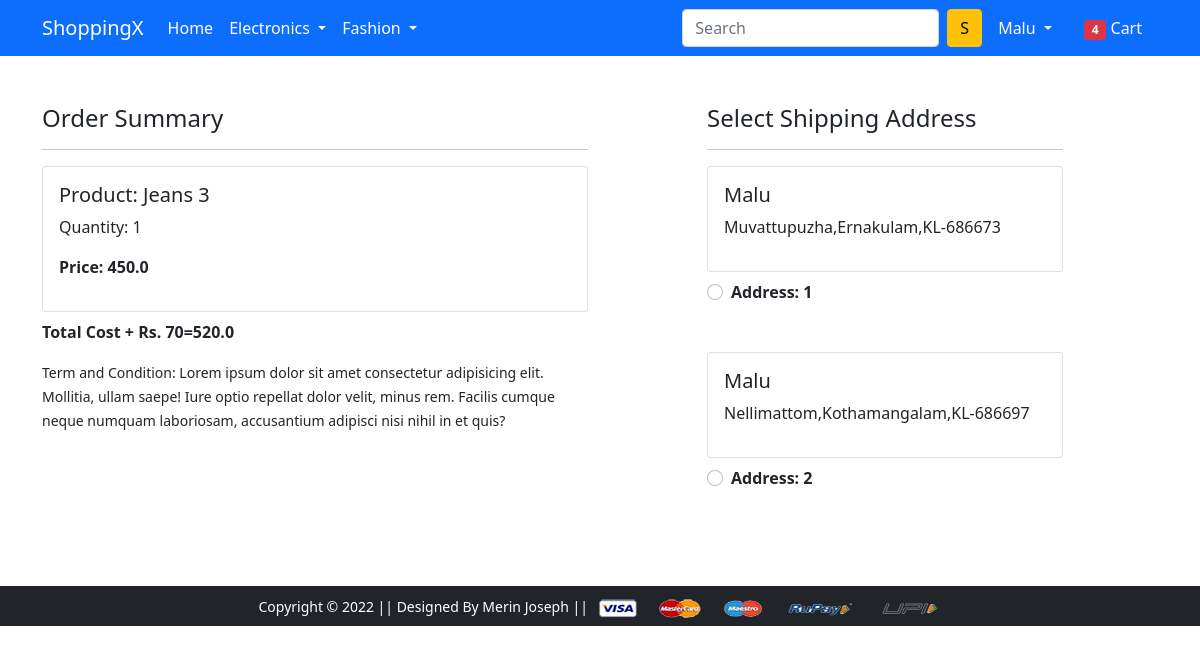
The page /checkout/ (signed in) on the database its author committed.
### app/models.py (models this page shows, shortened)
class Cart(models.Model):
    user = models.ForeignKey(User, on_delete=models.CASCADE)
    product = models.ForeignKey(Product, on_delete=models.CASCADE)
    quantity = models.PositiveIntegerField(default=1)
    @property
    def total_cost(self):
        return self.quantity*self.product.discounted_price

class Product(models.Model):
    title = models.CharField(max_length=100)
    selling_price = models.FloatField()
    discounted_price = models.FloatField()
    description = models.TextField()
    brand = models.CharField(max_length=100)
    category = models.CharField(choices=CATEGORY_CHOICES, max_length=2)
    product_image = models.ImageField(upload_to='productimg')

class Customer(models.Model):
    user = models.ForeignKey(User, on_delete=models.CASCADE)
    name = models.CharField(max_length=255)
    locality = models.CharField(max_length=255)
    city = models.CharField(max_length=255)
    zipcode = models.IntegerField(max_length=10)
    state = models.CharField(choices=STATE_CHOICES, max_length=255)

### app/views.py (the view)
# urls.py: path('checkout/', checkout, name='checkout'),
@login_required
def checkout(request):
    user=request.user
    add=Customer.objects.filter(user=user)
    cart_items=Cart.objects.filter(user=user)
    amount=0.0
    shipping_amount = 70.0
    totalamount=0.0
    cart_product = [p for p in Cart.objects.all() if p.user == request.user]
    if cart_product:
        for p in cart_product:
            tempamount = (p.quantity * p.product.discounted_price)
            amount += tempamount
        totalamount=amount+shipping_amount
    return render(request, 'app/checkout.html',{'add':add,'totalamount':totalamount,'cart_items':cart_items})

### app/templates/app/checkout.html (shortened to what this page needs)
{% extends 'app/base.html' %}
{% load static %}
{% block main-content %}
<div class="container">
 <div class="row mt-5">
  <div class="col-sm-6">
    <h4>Order Summary</h4>
    <hr>
    {% for item in cart_items %}
      <div class="card mb-2">
        <div class="card-body">
          <h5>Product: {{item.product.title}}</h5>
          <p>Quantity: {{item.quantity}}</p>
          <p class="fw-bold">Price: {{item.total_cost}}</p>
        </div>
      </div>
    {% endfor %}
    <p class="fw-bold">Total Cost + Rs. 70={{totalamount}}</p>
    <small>Term and Condition: Lorem ipsum dolor sit amet consectetur adipisicing elit. Mollitia, ullam saepe! Iure optio repellat dolor velit, minus rem. Facilis cumque neque numquam laboriosam, accusantium adipisci nisi nihil in et quis?</small>
  </div>
  <div class="col-sm-4 offset-sm-1">
    <h4>Select Shipping Address</h4>
    <hr>
    <form action="/paymentdone">
      {% for ad in add %}
      <div class="card">
        <div class="card-body">
        <h5>{{ad.name}}</h5>
        <p>{{ad.locality}},{{ad.city}},{{ad.state}}-{{ad.zipcode}}</p>
        </div>
      </div>
        <div class="form-check mt-2 mb-5">
          <input class="form-check-input" type="radio" value="{{ad.id}}" name="custid" id="custadd{{forloop.counter}}">
          <label class="form-check-label fw-bold" for="">
            Address: {{forloop.counter}} </label>
        </div>
      {% endfor %}
      </form>
    </div>
  </div>
</div>
{% endblock main-content %}

### app/templates/app/base.html (shortened to what this page needs)
<!doctype html>
{% load static %}
<html lang="en">
<head>
    <link href="https://cdn.jsdelivr.net/npm/bootstrap@5.0.0-beta1/dist/css/bootstrap.min.css" rel="stylesheet"
>
    <link rel="stylesheet" href="{% static 'app/css/owl.carousel.min.css' %}">
    <link rel="stylesheet" href="{% static 'app/css/all.min.css' %}">
    <link rel="stylesheet" href="{% static 'app/css/style.css' %}">
</head>
<body>
<nav class="navbar navbar-expand-lg navbar-dark bg-primary">
    <div class="container">
        <a class="navbar-brand" href="/">ShoppingX</a>
        <div class="collapse navbar-collapse" id="navbarSupportedContent">
            <ul class="navbar-nav me-auto mb-2 mb-lg-0">
                <li class="nav-item">
                    <a class="nav-link active" aria-current="page" href="/">Home</a>
                </li>
                <li class="nav-item dropdown">
                    <a class="nav-link dropdown-toggle text-white" href="#" id="electronicsDropdown" role="button"
                       data-bs-toggle="dropdown" aria-expanded="false">
                        Electronics
                    </a>
                </li>
                <li class="nav-item dropdown">
                    <a class="nav-link dropdown-toggle text-white" href="#" id="fashionDropdown" role="button"
                       data-bs-toggle="dropdown" aria-expanded="false">
                        Fashion
                    </a>
                </li>
            </ul>
            <form class="d-flex">
                <input class="form-control me-2" type="search" placeholder="Search" aria-label="Search">
                <button class="btn btn-warning" type="submit">S</button>
            </form>
            <div>
                <ul class="navbar-nav me-auto mb-2 mb-lg-0">
                    {% if request.user.is_authenticated %}
                    <li class="nav-item dropdown mx-2">
                        <a class="nav-link dropdown-toggle text-white" href="#" id="profileDropdown" role="button"
                           data-bs-toggle="dropdown" aria-expanded="false">
                            {{request.user.username|capfirst}}
                        </a>
                    </li>
                    <li class="nav-item mx-2">
                        <a href="{% url 'showcart' %}" class="nav-link text-white"><span
                                class="badge bg-danger">4</span> Cart </a>
                    </li>
                    {% endif %}
                </ul>
            </div>
        </div>
    </div>
</nav>
{% block main-content %} {% endblock main-content %}
<footer class="container-fluid bg-dark text-center p-2 mt-5">
    <small class="text-white">Copyright &copy; 2022 || Designed By Merin Joseph || </small>
    <img src="{% static 'app/images/payment.png' %}" alt="" srcset="" class="img-fluid" height="2px">
</footer>
</body>
</html>

### rows shown on the page
Cart: product "Jeans 3", quantity "1", total_cost "450.0"
Customer: name "Malu", locality "Muvattupuzha", city "Ernakulam", state "KL", zipcode "686673"
Customer: name "Malu", locality "Nellimattom", city "Kothamangalam", state "KL", zipcode "686697"

### other values the page prints
{{ request.user.username|capfirst }} "Malu"
{{ totalamount }} "520.0"
